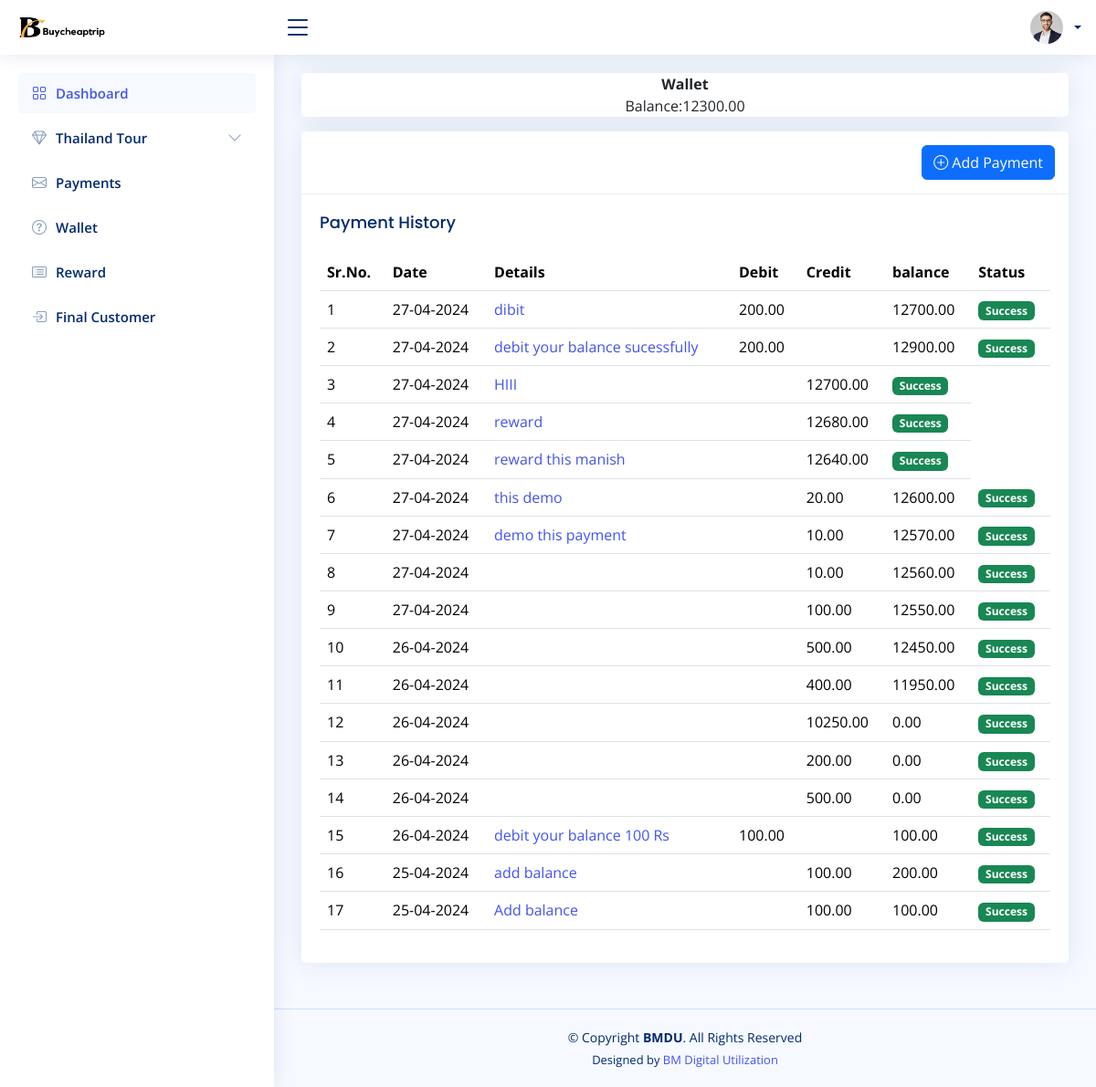
Screenshot of /users/thailand_wallet.php (signed in) with the database file from the repository.
### tables this page shows
CREATE TABLE `wallets` (
  `id_wallet` int(11) NOT NULL,
  `user_id` varchar(100) NOT NULL,
  `contact` varchar(15) NOT NULL,
  `wallet_balance` decimal(10,2) DEFAULT 0.00,
  `created_at` timestamp NOT NULL DEFAULT current_timestamp(),
  `updated_at` timestamp NOT NULL DEFAULT current_timestamp() ON UPDATE current_timestamp()
);

CREATE TABLE `transactions` (
  `id` int(11) NOT NULL,
  `wallet_id` int(11) NOT NULL,
  `type` enum('credit','debit','reward') NOT NULL,
  `amount` decimal(10,2) NOT NULL,
  `message` text DEFAULT NULL,
  `remaining_balance` decimal(10,2) NOT NULL,
  `timestamp` timestamp NOT NULL DEFAULT current_timestamp(),
  `status` enum('pending','success','cancel','') NOT NULL DEFAULT 'success',
  `transactions_id` varchar(20) NOT NULL
);

### users/thailand_wallet.php (the view, shortened to what this page needs)
<?php
include "../connection.php";
?>
<?php include('header.php'); ?>
<?php include('sidebar.php'); ?>
<main id="main" class="main">
    <section class="section">
        <div class="row">
            <div class="col-lg-12">
                <?php
                $sql="SELECT * FROM `wallets` where user_id='$_SESSION[userEmail]' ";
                $result = mysqli_query($conn, $sql);
                while($row = mysqli_fetch_assoc($result)){
              ?>
                <div class="card mb-3 text-center"><b>Wallet</b>Balance:<?php echo $row['wallet_balance'] ?></div>
                <?php
                }
                ?>
                <div class="card">
                    <div class="card-header"><a href="thailand_payment_form" class="btn btn-primary float-end"><i class="bi bi-plus-circle"></i> Add Payment</a></div>
                    <div class="card-body">
                        <h5 class="card-title">Payment History</h5>
                        <table class="table datatable">
                            <thead>
                                <tr>
                                    <th>Sr.No.</th>
                                    <th data-type="date" data-format="YYYY/DD/MM">Date</th>
                                    <th>Details</th>
                                    <th>Debit</th>
                                    <th>Credit</th>
                                    <th>balance</th>
                                    <th>Status</th>
                                </tr>
                            </thead>
                            <tbody>
                                <?php
                                $a = 1;
                                $query = "SELECT * FROM `transactions`
                                JOIN `wallets` ON `transactions`.`wallet_id` = `wallets`.`id_wallet` where `user_id`='$_SESSION[userEmail]' ORDER BY `timestamp` DESC";
                                $res = mysqli_query($conn, $query);
                                while ($trans = mysqli_fetch_assoc($res)) {
                                ?>
                                    <tr>
                                        <td><?php echo $a ?></td>
                                        <td><?php echo date('d-m-Y', strtotime($trans['timestamp'])); ?></td>
                                        <td> <a href="thailand_wallet_details?id=<?php echo $trans['id'] ?>"><?php echo $trans['message'] ?></a></td>
                                        <?php if($trans['type'] == 'debit') {?>
                                        <td><?php echo $trans['amount'] ?></td>
                                        <?php }else{ ?>
                                        <?php } ?>
                                        <td>
                                        <?php if($trans['type'] == 'credit') {?>
                                        <td><?php echo $trans['amount'] ?></td>
                                        <?php }else{ ?>
                                        <?php } ?>
                                        </td>
                                        <td><?php echo $trans['remaining_balance'] ?></td>
                                        <td>
                                            <?php
                                            if ($trans['status'] == 'Pending') {
                                                echo "<span class='badge bg-warning'>Pending</span>";
                                            } elseif ($trans['status'] == 'success') {
                                                echo "<span class='badge bg-success'>Success</span>";
                                            } else {
                                                echo "<span class='badge bg-danger'>Failed</span>";
                                            }
                                             ?>
                                        </td>
                                    </tr>
                                <?php
                                    $a++;
                                }
                                ?>
                            </tbody>
                        </table>
                    </div>
                </div>
            </div>
        </div>
    </section>
</main>
<?php include "footer.php"; ?>

### users/assets/css/style.css (style rules this page uses)
:root { scroll-behavior: smooth; }
body { font-family: "Open Sans", sans-serif; background: #f6f9ff; color: #444444; }
a { color: #4154f1; text-decoration: none; }
h1, h2, h3, h4, h5, h6 { font-family: "Nunito", sans-serif; }
#main { margin-top: 60px; padding: 20px 30px; transition: all 0.3s; }
.card { margin-bottom: 30px; border: none; border-radius: 5px; box-shadow: 0px 0 30px rgba(1, 41, 112, 0.1); }
.card-header, .card-footer { border-color: #ebeef4; background-color: #fff; color: #798eb3; padding: 15px; }
.card-title { padding: 20px 0 15px 0; font-size: 18px; font-weight: 500; color: #012970; font-family: "Poppins", sans-serif; }
.card-body { padding: 0 20px 20px 20px; }
@media (min-width: 1200px) { #main, #footer { margin-left: 300px; } }

### rows the page displays
wallets: wallet_balance "12300.00"
transactions: timestamp "27-04-2024", message "dibit", amount "200.00", remaining_balance "12700.00", status "Success"
transactions: timestamp "27-04-2024", message "debit your balance sucessfully", amount "200.00", remaining_balance "12900.00", status "Success"
transactions: timestamp "27-04-2024", message "HIII", remaining_balance "12700.00", status "Success"
transactions: timestamp "27-04-2024", message "reward", remaining_balance "12680.00", status "Success"
transactions: timestamp "27-04-2024", message "reward this manish", remaining_balance "12640.00", status "Success"
transactions: timestamp "27-04-2024", message "this demo", amount "20.00", remaining_balance "12600.00", status "Success"
transactions: timestamp "27-04-2024", message "demo this payment", amount "10.00", remaining_balance "12570.00", status "Success"
transactions: timestamp "27-04-2024", amount "10.00", remaining_balance "12560.00", status "Success"
transactions: timestamp "27-04-2024", amount "100.00", remaining_balance "12550.00", status "Success"
transactions: timestamp "26-04-2024", amount "500.00", remaining_balance "12450.00", status "Success"
transactions: timestamp "26-04-2024", amount "400.00", remaining_balance "11950.00", status "Success"
transactions: timestamp "26-04-2024", amount "10250.00", remaining_balance "0.00", status "Success"
transactions: timestamp "26-04-2024", amount "200.00", remaining_balance "0.00", status "Success"
transactions: timestamp "26-04-2024", amount "500.00", remaining_balance "0.00", status "Success"
transactions: timestamp "26-04-2024", message "debit your balance 100 Rs", amount "100.00", remaining_balance "100.00", status "Success"
transactions: timestamp "25-04-2024", message "add balance", amount "100.00", remaining_balance "200.00", status "Success"
transactions: timestamp "25-04-2024", message "Add balance", amount "100.00", remaining_balance "100.00", status "Success"
